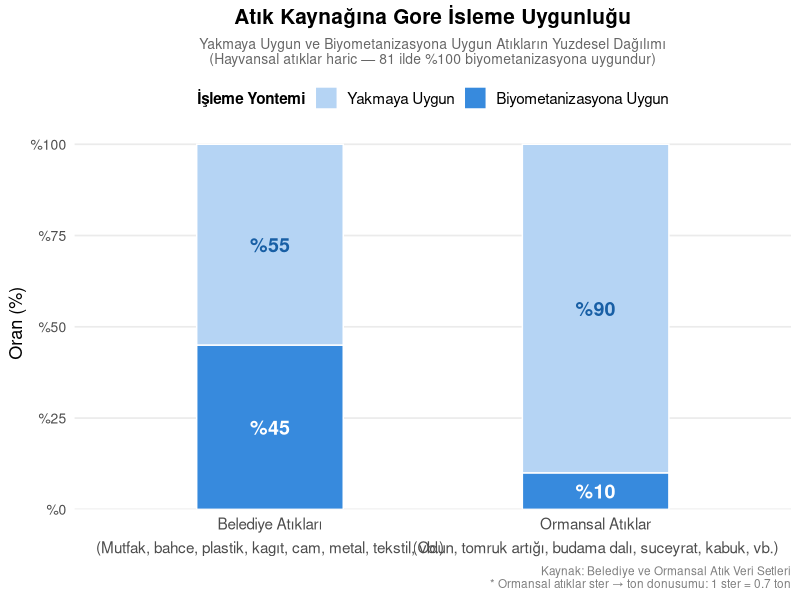
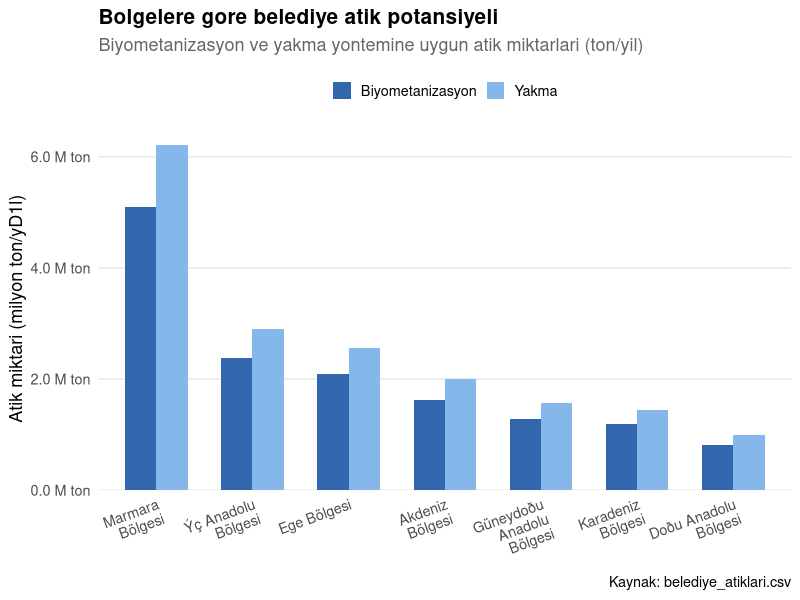
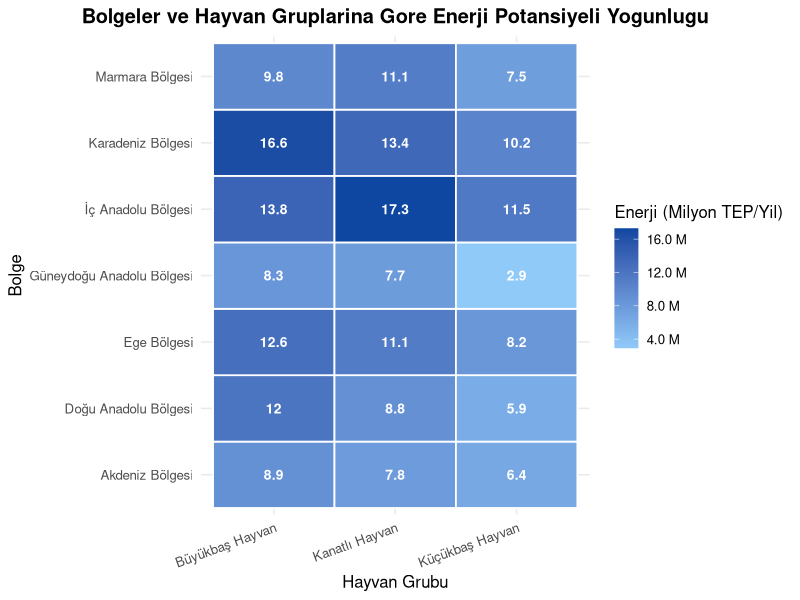
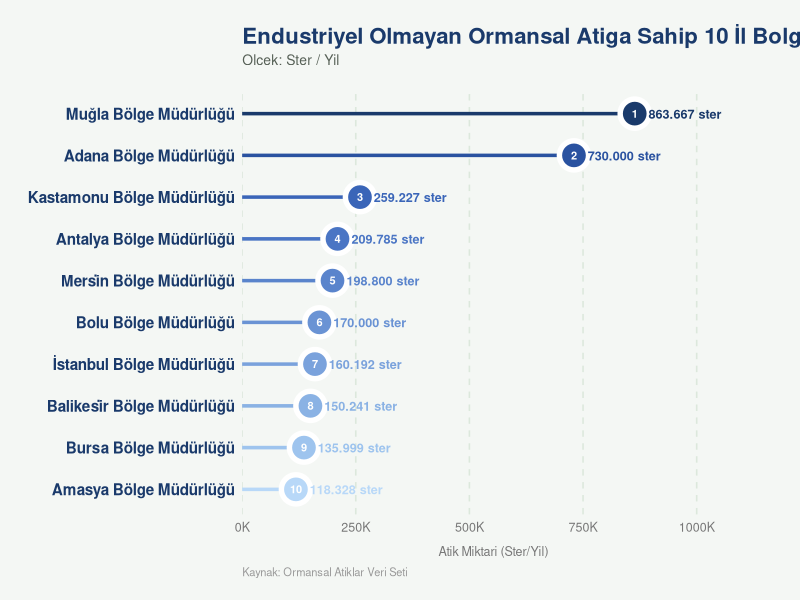
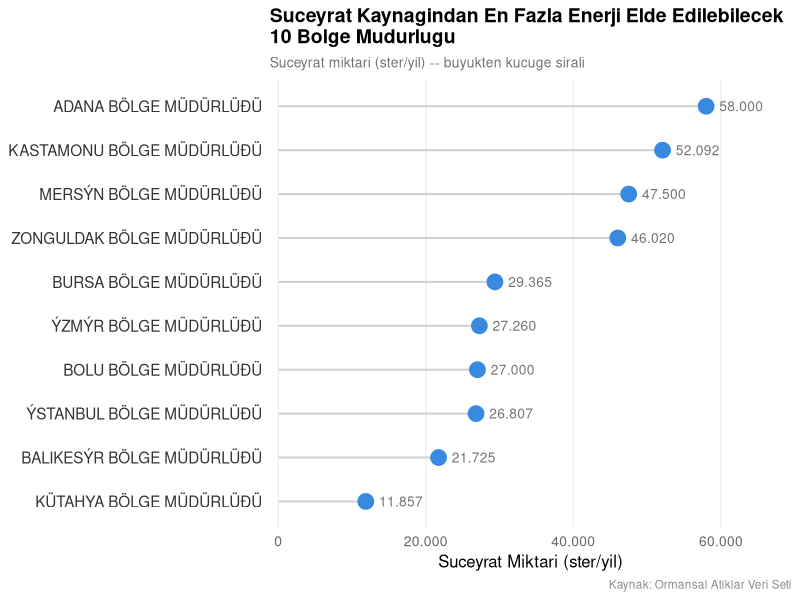
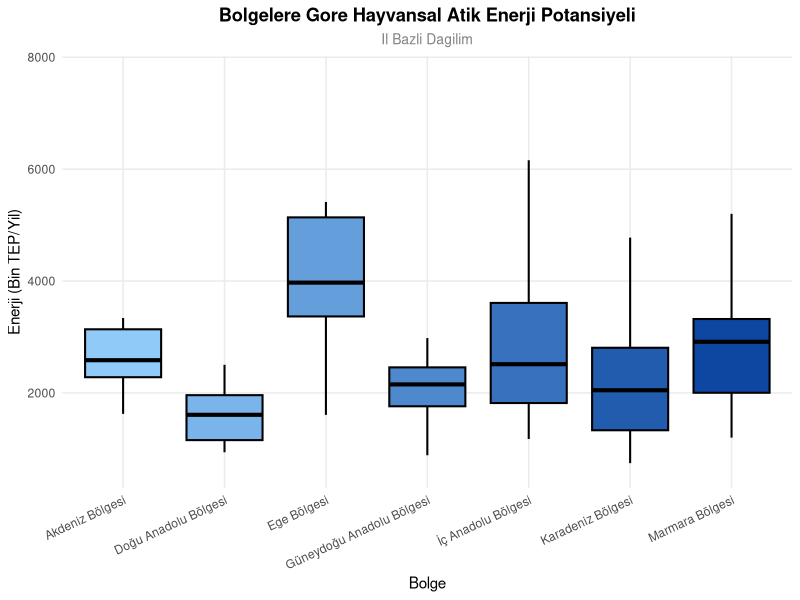
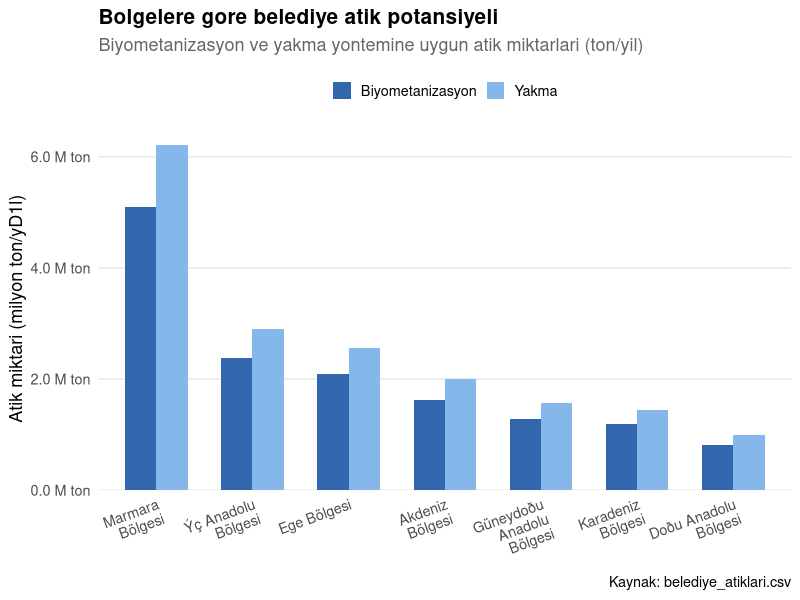

Recreate these plots in R, in order.
#Yıgılmıs Sutun Grafigi
library(tidyverse)
library(ggplot2)
library(scales)

# ------------------------------------------------------------
# 1. VERİ OKUMA
# encoding = "latin1" Türkçe CSV için gerekli
# ------------------------------------------------------------
belediye <- read.csv("belediye_atiklari.csv", sep = ";", encoding = "latin1")
ormansal <- read.csv("ormansal_atiklar.csv",  sep = ";", encoding = "latin1")

# ------------------------------------------------------------
# 2. VERİ TEMİZLEME VE TOPLAM HESAPLAMA
# ------------------------------------------------------------

# -- BELEDİYE --
belediye <- belediye %>%
  mutate(
    biyometan_ton = as.numeric(gsub(",", ".", biyometanizasyona_uygun_belediye_atiklarim_miktari_ton_yil)),
    yakma_ton     = as.numeric(gsub(",", ".", yakmaya_uygun_belediye_atiklari_miktari_ton_yil))
  )

bel_bio <- sum(belediye$biyometan_ton, na.rm = TRUE)
bel_yak <- sum(belediye$yakma_ton,     na.rm = TRUE)

# -- ORMANSAL --
# Endüstriyel olarak değerlendirilmeyenler → yakmaya uygun
# Suçeyrat (ince dal, yaprak vb.)           → biyometanizasyona uygun
# 1 ster ≈ 0.7 ton

STER_TON <- 0.7

ormansal <- ormansal %>%
  rename_with(str_trim) %>%
  mutate(
    endustriyel_ton = as.numeric(gsub(",", ".", endustriyel_olarak_degerlendirilmeyenler_ster_yil_)) * STER_TON,
    suceyrattan_ton = as.numeric(gsub(",", ".", suceyrattan_elde_edilebilecekler_ster_yil))           * STER_TON
  )

orm_bio <- sum(ormansal$suceyrattan_ton,  na.rm = TRUE)
orm_yak <- sum(ormansal$endustriyel_ton,  na.rm = TRUE)

# ------------------------------------------------------------
# 3. YÜZDE HESAPLA VE VERİ ÇERÇEVESİ OLUŞTUR
# ------------------------------------------------------------
ozet <- tibble(
  Kaynak           = c("Belediye Atıkları", "Ormansal Atıklar"),
  Biyometanizasyon = c(bel_bio, orm_bio),
  Yakma            = c(bel_yak, orm_yak)
) %>%
  mutate(
    Toplam  = Biyometanizasyon + Yakma,
    Pct_Bio = round(Biyometanizasyon / Toplam * 100),
    Pct_Yak = round(Yakma            / Toplam * 100)
  )

# Uzun formata çevir
ozet_long <- ozet %>%
  select(Kaynak, `Biyometanizasyona Uygun` = Pct_Bio, `Yakmaya Uygun` = Pct_Yak) %>%
  pivot_longer(
    cols      = c("Biyometanizasyona Uygun", "Yakmaya Uygun"),
    names_to  = "Islem_Turu",
    values_to = "Yuzde"
  ) %>%
  mutate(
    Islem_Turu = factor(Islem_Turu, levels = c("Yakmaya Uygun", "Biyometanizasyona Uygun"))
  )

# ------------------------------------------------------------
# 4. EKSENLERDEKİ ETİKETLER - Parantez İçinde Alt Kategoriler
# ------------------------------------------------------------
# X ekseninde her kaynağın ne tür atıkları kapsadığını belirt
# \n ile alt satıra geçiyoruz, parantez içinde alt kategoriler

eksen_etiketleri <- c(
  "Belediye Atıkları" =
    "Belediye Atıkları\n(Mutfak, bahce, plastik, kagıt, cam, metal, tekstil, vb.)",
  
  "Ormansal Atıklar" =
    "Ormansal Atıklar\n(Odun, tomruk artığı, budama dalı, suceyrat, kabuk, vb.)"
)

ozet_long <- ozet_long %>%
  mutate(
    Kaynak = factor(
      Kaynak,
      levels = c("Belediye Atıkları", "Ormansal Atıklar"),
      labels = eksen_etiketleri
    )
  )

# ------------------------------------------------------------
# 5. YÜZDELİ YIĞILMIş SÜTUN GRAFİK - MAVİ TONLARI
# ------------------------------------------------------------
renk_paleti <- c(
  "Yakmaya Uygun"           = "#B5D4F4",  # açık mavi
  "Biyometanizasyona Uygun" = "#378ADD"   # koyu mavi
)

p <- ggplot(ozet_long, aes(x = Kaynak, y = Yuzde, fill = Islem_Turu)) +
  geom_bar(
    stat      = "identity",
    position  = "stack",
    width     = 0.45,
    color     = "white",
    linewidth = 0.5
  ) +
  geom_text(
    aes(
      label = paste0("%", Yuzde),
      color = Islem_Turu
    ),
    position = position_stack(vjust = 0.5),
    size     = 5,
    fontface = "bold",
    show.legend = FALSE
  ) +
  scale_color_manual(
    values = c(
      "Biyometanizasyona Uygun" = "white",
      "Yakmaya Uygun"           = "#185FA5"
    )
  ) +
  scale_fill_manual(values = renk_paleti) +
  scale_y_continuous(
    labels = function(x) paste0("%", x),
    breaks = seq(0, 100, 25),
    limits = c(0, 100),
    expand = expansion(mult = c(0, 0.02))
  ) +
  labs(
    title    = "Atık Kaynağına Gore İsleme Uygunluğu",
    subtitle = "Yakmaya Uygun ve Biyometanizasyona Uygun Atıkların Yuzdesel Dağılımı\n(Hayvansal atıklar haric — 81 ilde %100 biyometanizasyona uygundur)",
    x        = NULL,
    y        = "Oran (%)",
    fill     = "İşleme Yontemi",
    caption  = "Kaynak: Belediye ve Ormansal Atık Veri Setleri\n* Ormansal atıklar ster → ton donusumu: 1 ster = 0.7 ton"
  ) +
  theme_minimal(base_size = 13) +
  theme(
    plot.title         = element_text(face = "bold", size = 15, hjust = 0.5),
    plot.subtitle      = element_text(size = 10, hjust = 0.5, color = "gray40"),
    plot.caption       = element_text(size = 8.5, color = "gray50", hjust = 1),
    legend.position    = "top",
    legend.title       = element_text(face = "bold", size = 11),
    legend.text        = element_text(size = 11),
    axis.text.x        = element_text(size = 11, lineheight = 1.3),
    axis.text.y        = element_text(size = 10),
    panel.grid.major.x = element_blank(),
    panel.grid.minor   = element_blank()
  )

print(p)
#Gruplandırılmıs Sutun Grafigi
library(tidyverse)
library(scales)

# CSV'yi oku
df <- read_delim("belediye_atiklari.csv",
                 delim = ";",
                 locale = locale(decimal_mark = ",", encoding = "latin1"))

# SC<tun adlarD1nD1 kD1salt
df <- df %>%
  rename(
    bolge    = bolgeler,
    il       = il,
    ilce     = ilce,
    biyometan = biyometanizasyona_uygun_belediye_atiklarim_miktari_ton_yil,
    yakma     = yakmaya_uygun_belediye_atiklari_miktari_ton_yil,
    bio_enerji   = biyometanizasyona_uygun_belediye_atiklari_enerji_esdegeri_tep_yil,
    yakma_enerji = yakmaya_uygun_belediye_tiklari_enerji_esdegeri_tep_yil
  )

# SayD1sal dC6nC<EC<m ve bC6lge bazD1nda toplam
bolge_df <- df %>%
  mutate(
    biyometan    = as.numeric(biyometan),
    yakma        = as.numeric(yakma)
  ) %>%
  group_by(bolge) %>%
  summarise(
    Biyometanizasyon = sum(biyometan, na.rm = TRUE),
    Yakma            = sum(yakma,     na.rm = TRUE),
    .groups = "drop"
  ) %>%
  pivot_longer(cols = c(Biyometanizasyon, Yakma),
               names_to  = "tur",
               values_to = "miktar")

# BC6lge sD1ralamasD1 (toplama gC6re bC<yC<kten kC<C'C<De)
bolge_sirali <- bolge_df %>%
  group_by(bolge) %>%
  summarise(toplam = sum(miktar)) %>%
  arrange(desc(toplam)) %>%
  pull(bolge)

bolge_df$bolge <- factor(bolge_df$bolge, levels = bolge_sirali)

# Grafik
ggplot(bolge_df, aes(x = bolge, y = miktar / 1e6, fill = tur)) +
  geom_col(position = "dodge", width = 0.65) +
  scale_fill_manual(
    values = c("Biyometanizasyon" = "#3266ad", "Yakma" = "#85B7EB"),
    name   = NULL
  ) +
  scale_y_continuous(
    labels = label_number(suffix = " M ton", accuracy = 0.1),
    expand = expansion(mult = c(0, 0.05))
  ) +
  scale_x_discrete(labels = function(x) str_wrap(x, width = 12)) +
  labs(
    title    = "Bolgelere gore belediye atik potansiyeli",
    subtitle = "Biyometanizasyon ve yakma yontemine uygun atik miktarlari (ton/yil)",
    x        = NULL,
    y        = "Atik miktari (milyon ton/yD1l)",
    caption  = "Kaynak: belediye_atiklari.csv"
  ) +
  theme_minimal(base_size = 13) +
  theme(
    plot.title       = element_text(face = "bold", size = 15),
    plot.subtitle    = element_text(color = "gray40", margin = margin(b = 12)),
    axis.text.x      = element_text(angle = 20, hjust = 1),
    legend.position  = "top",
    legend.key.size  = unit(0.5, "cm"),
    panel.grid.major.x = element_blank(),
    panel.grid.minor   = element_blank()
  )
#Isı Haritasi
library(ggplot2)
library(dplyr)
library(scales)

# --- Veri okuma ---
hayvansal <- read.csv2("hayvansal_atiklar.csv",
                       fileEncoding = "Windows-1254",
                       stringsAsFactors = FALSE)

belediye <- read.csv2("belediye_atiklari.csv",
                      fileEncoding = "Windows-1254",
                      stringsAsFactors = FALSE)

# --- Enerji sC<tununu sayD1ya C'evir ---
hayvansal$enerji <- as.numeric(
  gsub(",", ".", hayvansal$enerji_esdegeri_tep_yil)
)

# --- BoEluklarD1 temizle ---
hayvansal$il <- trimws(hayvansal$il)
belediye$il  <- trimws(belediye$il)

# --- BC6lge eEleEtirmesi ---
il_bolge <- belediye %>%
  select(il, bolgeler) %>%
  distinct()

# --- Join ---
hayvansal_bolge <- hayvansal %>%
  left_join(il_bolge, by = "il")

# --- IsD1 haritasD1 verisi (DiDer ve NA C'D1karD1ldD1) ---
isi_data <- hayvansal_bolge %>%
  filter(
    !is.na(bolgeler),
    !grepl("Di", buyukbas_kucukbas_kanatli_diger)
  ) %>%
  group_by(bolgeler, buyukbas_kucukbas_kanatli_diger) %>%
  summarise(toplam_enerji = sum(enerji, na.rm = TRUE), .groups = "drop")

# --- Kontrol: "DiDer" kaldD1 mD1? ---
print(unique(isi_data$buyukbas_kucukbas_kanatli_diger))
print(nrow(isi_data))

# --- IsD1 haritasD1 ---
ggplot(isi_data,
       aes(x = buyukbas_kucukbas_kanatli_diger,
           y = bolgeler,
           fill = toplam_enerji / 1000000)) +
  geom_tile(color = "white", linewidth = 0.6) +
  geom_text(aes(label = round(toplam_enerji / 1000000, 1)),
            size = 3.5, color = "white", fontface = "bold") +
  scale_fill_gradient(low    = "#90CAF9",
                      high   = "#0D47A1",
                      name   = "Enerji (Milyon TEP/Yil)",
                      labels = label_number(suffix = " M", accuracy = 0.1)) +
  labs(
    title = "Bolgeler ve Hayvan Gruplarina Gore Enerji Potansiyeli Yogunlugu",
    x     = "Hayvan Grubu",
    y     = "Bolge"
  ) +
  theme_minimal(base_size = 12) +
  theme(
    plot.title  = element_text(hjust = 0.5, face = "bold"),
    axis.text.x = element_text(angle = 20, hjust = 1)
  )+
  theme_minimal(base_size = 12) +
  theme(
    plot.title  = element_text(hjust = 0.5, face = "bold"),
    axis.text.x = element_text(angle = 20, hjust = 1)
  )
  #Lolipop Grafigi
library(ggplot2)
library(dplyr)
library(stringr)
library(scales)
ormansal <- read.csv(
  "ormansal_atiklar.csv",
  sep       = ";",
  fileEncoding = "CP1254",   # Türkçe karakter desteği
  stringsAsFactors = FALSE,
  check.names = FALSE
)
names(ormansal)
df <- ormansal %>%
  rename(
    bolge = `bolge_mudurlugu _adi`,
    endustriyel_olmayan = endustriyel_olarak_degerlendirilmeyenler_ster_yil_
  ) %>%
  mutate(
    # "ADANA BOLGE MUDURLUGU" -> "Adana"
    bolge_kisa = str_to_title(
      str_trim(gsub("B.LGE M.D.RL.G.", "", bolge, perl = TRUE))
    ),
    endustriyel_olmayan = as.numeric(
      str_replace_all(as.character(endustriyel_olmayan), ",", ".")
    )
  ) %>%
  arrange(desc(endustriyel_olmayan)) %>%
  slice_head(n = 10) %>%
  mutate(
    bolge_kisa = factor(bolge_kisa, levels = rev(bolge_kisa)),
    rank = row_number()
  )
fmt_tr <- function(x) {
  format(round(x), big.mark = ".", decimal.mark = ",", scientific = FALSE)
}
renk_paleti <- c(
  "#b8d8f8", "#9ec4ee", "#8ab2e4", "#7aa2dc", "#6a93d4",
  "#5a84cc", "#4a75c4", "#3a65b8", "#2a52a0", "#1a3a6b"
)
p <- ggplot(df, aes(x = bolge_kisa, y = endustriyel_olmayan)) +
  
  # Çubuk (sap)
  geom_segment(
    aes(xend = bolge_kisa, y = 0, yend = endustriyel_olmayan,
        color = bolge_kisa),
    linewidth = 1.2,
    lineend = "round"
  ) +
  
  # Nokta dış halka (beyaz çerçeve)
  geom_point(
    size = 9,
    shape = 21,
    fill = "white",
    color = "white",
    stroke = 2
  ) +
  
  # Nokta iç dolgu (sıra rengine göre)
  geom_point(
    aes(fill = bolge_kisa),
    size = 8,
    shape = 21,
    color = "white",
    stroke = 1
  ) +
  
  # Nokta içi sıra numarası
  geom_text(
    aes(label = rank),
    color = "white",
    size = 2.8,
    fontface = "bold"
  ) +
  
  # Değer etiketi
  geom_text(
    aes(label = paste0(fmt_tr(endustriyel_olmayan), " ster"),
        color = bolge_kisa),
    hjust = -0.19,
    size = 3.2,
    fontface = "bold"
  ) +
  
  # Renkleri manuel ata (çubuk + nokta + etiket aynı skala)
  scale_color_manual(values = setNames(renk_paleti, levels(df$bolge_kisa)), guide = "none") +
  scale_fill_manual(values  = setNames(renk_paleti, levels(df$bolge_kisa)), guide = "none") +
  
  # Y ekseni
  scale_y_continuous(
    labels = function(x) paste0(x / 1000, "K"),
    expand = expansion(mult = c(0, 0.28)),
    limits = c(0, NA)
  ) +
  
  coord_flip() +
  
  labs(
    title    = "Endustriyel Olmayan Ormansal Atiga Sahip 10 İl Bolge Mudurlugu",
    subtitle = "Olcek: Ster / Yil",
    x        = NULL,
    y        = "Atik Miktari (Ster/Yil)",
    caption  = "Kaynak: Ormansal Atiklar Veri Seti"
  ) +
  
  theme_minimal(base_size = 12) +
  theme(
    plot.background  = element_rect(fill = "#f4f7f4", color = NA),
    panel.background = element_rect(fill = "#f4f7f4", color = NA),
    plot.title    = element_text(face = "bold", size = 16, color = "#1a3a6b",
                                 margin = margin(b = 4)),
    plot.subtitle = element_text(size = 10, color = "#555f55",
                                 margin = margin(b = 14)),
    plot.caption  = element_text(size = 8, color = "#999999", hjust = 0),
    plot.margin   = margin(20, 40, 15, 20),
    panel.grid.major.y = element_blank(),
    panel.grid.minor   = element_blank(),
    panel.grid.major.x = element_line(color = "#dce8dc", linetype = "dashed"),
    axis.text.y  = element_text(size = 11, color = "#1a3a6b", face = "bold"),
    axis.text.x  = element_text(size = 9,  color = "#777777"),
    axis.title.x = element_text(size = 9,  color = "#777777", margin = margin(t = 8))
  )
print(p)

#Nokta Grafigi
library(tidyverse)
library(ggplot2)
library(scales)

ormansal <- read.csv("ormansal_atiklar.csv", sep = ";", encoding = "latin1")
colnames(ormansal) <- trimws(colnames(ormansal))

# Sütun adlarını düzelt
colnames(ormansal)[colnames(ormansal) == "bolge_mudurlugu._adi"] <- "bolge_mudurlugu_adi"
colnames(ormansal)[colnames(ormansal) == "endustriyel_olarak_degerlendirilmeyenler_ster_yil_"] <- "endustriyel_ster_yil"
colnames(ormansal)[colnames(ormansal) == "suceyrattan_elde_edilebilecekler_ster_yil"] <- "suceyrattan_ster_yil"

# Artık temiz adlarla devam et
ormansal <- ormansal %>%
  mutate(
    suceyrattan_ster = as.numeric(
      gsub(",", ".", trimws(suceyrattan_ster_yil))
    ),
    bolge = gsub("BOLGE MUDURLUGU", "Bol. Mud.", bolge_mudurlugu_adi, fixed = TRUE),
    bolge = trimws(bolge)
  )


top10 <- ormansal %>%
  filter(!is.na(suceyrattan_ster), suceyrattan_ster > 0) %>%
  slice_max(suceyrattan_ster, n = 10) %>%
  arrange(suceyrattan_ster) %>%
  mutate(bolge = factor(bolge, levels = bolge))  # sırayı koru

# ------------------------------------------------------------
# 5. CLEVELAND DOT PLOT
# ------------------------------------------------------------
p <- ggplot(top10, aes(x = suceyrattan_ster, y = bolge)) +
  
  # yatay referans çizgisi (0'dan noktaya)
  geom_segment(
    aes(x = 0, xend = suceyrattan_ster, yend = bolge),
    color     = "grey82",
    linewidth = 0.7
  ) +
  
  # ana nokta
  geom_point(
    color = "#378ADD",
    size  = 5
  ) +
  
  # değer etiketi
  geom_text(
    aes(label = format(round(suceyrattan_ster), big.mark = ".", scientific = FALSE)),
    hjust  = -0.3,
    size   = 3.5,
    color  = "grey45"
  ) +
  
  # x eksenini genişlet ki etiketler kesilmesin
  scale_x_continuous(
    labels = label_number(big.mark = "."),
    expand = expansion(mult = c(0.02, 0.2))
  ) +
  
  labs(
    title    = "Suceyrat Kaynagindan En Fazla Enerji Elde Edilebilecek\n10 Bolge Mudurlugu",
    subtitle = "Suceyrat miktari (ster/yil) -- buyukten kucuge sirali",
    x        = "Suceyrat Miktari (ster/yil)",
    y        = NULL,
    caption  = "Kaynak: Ormansal Atiklar Veri Seti"
  ) +
  
  theme_minimal(base_size = 12) +
  theme(
    plot.title         = element_text(face = "bold", size = 14, hjust = 0),
    plot.subtitle      = element_text(size = 10, color = "gray45", hjust = 0),
    plot.caption       = element_text(size = 8.5, color = "gray55", hjust = 1),
    axis.text.y        = element_text(size = 11, color = "gray20"),
    axis.text.x        = element_text(size = 10, color = "gray40"),
    panel.grid.major.y = element_blank(),
    panel.grid.minor   = element_blank(),
    panel.grid.major.x = element_line(color = "grey92", linewidth = 0.4)
  )

print(p)

#Kutu Grafigi
library(ggplot2)
library(dplyr)

# --- Veri okuma ---
hayvansal <- read.csv2("hayvansal_atiklar.csv",
                       fileEncoding = "Windows-1254",
                       stringsAsFactors = FALSE)

belediye <- read.csv2("belediye_atiklari.csv",
                      fileEncoding = "Windows-1254",
                      stringsAsFactors = FALSE)

# --- Enerji sC<tununu sayD1ya C'evir ---
hayvansal$enerji <- as.numeric(
  gsub(",", ".", hayvansal$enerji_esdegeri_tep_yil)
)

# --- BoEluklarD1 temizle ---
hayvansal$il <- trimws(hayvansal$il)
belediye$il  <- trimws(belediye$il)

# --- BC6lge eEleEtirmesi ---
il_bolge <- belediye %>%
  select(il, bolgeler) %>%
  distinct()

# --- Join ---
hayvansal_bolge <- hayvansal %>%
  left_join(il_bolge, by = "il")

# --- Kutu grafiDi verisi ---
isi_data_box <- hayvansal_bolge %>%
  filter(
    !is.na(bolgeler),
    !grepl("Di", buyukbas_kucukbas_kanatli_diger)
  )

# --- BC6lgeyi faktC6re C'evir ---
isi_data_box$bolge_factor <- as.factor(isi_data_box$bolgeler)
bolge_sayisi <- nlevels(isi_data_box$bolge_factor)
mavi_tonlar  <- colorRampPalette(c("#90CAF9", "#0D47A1"))(bolge_sayisi)

isi_data_box2 <- isi_data_box %>%
  group_by(bolge_factor, il) %>%
  summarise(toplam = sum(enerji, na.rm = TRUE), .groups = "drop")

ggplot(isi_data_box2,
       aes(x    = bolge_factor,
           y    = toplam / 1000,
           fill = bolge_factor)) +
  geom_boxplot(outlier.shape  = NA,
               color          = "black",
               linewidth      = 0.7) +
  scale_fill_manual(values = setNames(mavi_tonlar,
                                      levels(isi_data_box2$bolge_factor))) +
  labs(
    title    = "Bolgelere Gore Hayvansal Atik Enerji Potansiyeli",
    subtitle = "Il Bazli Dagilim",
    x        = "Bolge",
    y        = "Enerji (Bin TEP/Yil)"
  ) +
  theme_minimal(base_size = 11) +
  theme(
    plot.title       = element_text(hjust = 0.5, face = "bold"),
    plot.subtitle    = element_text(hjust = 0.5, color = "gray50", size = 10),
    legend.position  = "none",
    axis.text.x      = element_text(angle = 25, hjust = 1),
    panel.grid.minor = element_blank()
  )
#Gruplandirilmis Sutun Grafigi
library(tidyverse)
library(scales)

# CSV'yi oku
df <- read_delim("belediye_atiklari.csv",
                 delim = ";",
                 locale = locale(decimal_mark = ",", encoding = "latin1"))

# SC<tun adlarD1nD1 kD1salt
df <- df %>%
  rename(
    bolge    = bolgeler,
    il       = il,
    ilce     = ilce,
    biyometan = biyometanizasyona_uygun_belediye_atiklarim_miktari_ton_yil,
    yakma     = yakmaya_uygun_belediye_atiklari_miktari_ton_yil,
    bio_enerji   = biyometanizasyona_uygun_belediye_atiklari_enerji_esdegeri_tep_yil,
    yakma_enerji = yakmaya_uygun_belediye_tiklari_enerji_esdegeri_tep_yil
  )

# SayD1sal dC6nC<EC<m ve bC6lge bazD1nda toplam
bolge_df <- df %>%
  mutate(
    biyometan    = as.numeric(biyometan),
    yakma        = as.numeric(yakma)
  ) %>%
  group_by(bolge) %>%
  summarise(
    Biyometanizasyon = sum(biyometan, na.rm = TRUE),
    Yakma            = sum(yakma,     na.rm = TRUE),
    .groups = "drop"
  ) %>%
  pivot_longer(cols = c(Biyometanizasyon, Yakma),
               names_to  = "tur",
               values_to = "miktar")

# BC6lge sD1ralamasD1 (toplama gC6re bC<yC<kten kC<C'C<De)
bolge_sirali <- bolge_df %>%
  group_by(bolge) %>%
  summarise(toplam = sum(miktar)) %>%
  arrange(desc(toplam)) %>%
  pull(bolge)

bolge_df$bolge <- factor(bolge_df$bolge, levels = bolge_sirali)

# Grafik
ggplot(bolge_df, aes(x = bolge, y = miktar / 1e6, fill = tur)) +
  geom_col(position = "dodge", width = 0.65) +
  scale_fill_manual(
    values = c("Biyometanizasyon" = "#3266ad", "Yakma" = "#85B7EB"),
    name   = NULL
  ) +
  scale_y_continuous(
    labels = label_number(suffix = " M ton", accuracy = 0.1),
    expand = expansion(mult = c(0, 0.05))
  ) +
  scale_x_discrete(labels = function(x) str_wrap(x, width = 12)) +
  labs(
    title    = "Bolgelere gore belediye atik potansiyeli",
    subtitle = "Biyometanizasyon ve yakma yontemine uygun atik miktarlari (ton/yil)",
    x        = NULL,
    y        = "Atik miktari (milyon ton/yD1l)",
    caption  = "Kaynak: belediye_atiklari.csv"
  ) +
  theme_minimal(base_size = 13) +
  theme(
    plot.title       = element_text(face = "bold", size = 15),
    plot.subtitle    = element_text(color = "gray40", margin = margin(b = 12)),
    axis.text.x      = element_text(angle = 20, hjust = 1),
    legend.position  = "top",
    legend.key.size  = unit(0.5, "cm"),
    panel.grid.major.x = element_blank(),
    panel.grid.minor   = element_blank()
  )
